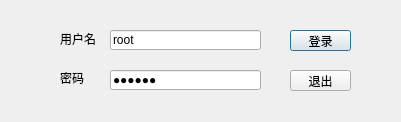
<?xml version="1.0" encoding="UTF-8"?>
<ui version="4.0">
 <class>XLoginGUI</class>
 <widget class="QDialog" name="XLoginGUI">
  <property name="geometry">
   <rect>
    <x>0</x>
    <y>0</y>
    <width>401</width>
    <height>122</height>
   </rect>
  </property>
  <property name="windowTitle">
   <string>XLoginGUI</string>
  </property>
  <widget class="QLabel" name="label">
   <property name="geometry">
    <rect>
     <x>60</x>
     <y>29</y>
     <width>41</width>
     <height>20</height>
    </rect>
   </property>
   <property name="text">
    <string>用户名</string>
   </property>
  </widget>
  <widget class="QLabel" name="label_2">
   <property name="geometry">
    <rect>
     <x>60</x>
     <y>70</y>
     <width>31</width>
     <height>16</height>
    </rect>
   </property>
   <property name="text">
    <string>密码</string>
   </property>
  </widget>
  <widget class="QLineEdit" name="usernameEdit">
   <property name="geometry">
    <rect>
     <x>110</x>
     <y>30</y>
     <width>151</width>
     <height>20</height>
    </rect>
   </property>
   <property name="text">
    <string>root</string>
   </property>
  </widget>
  <widget class="QLineEdit" name="passwordEdit">
   <property name="geometry">
    <rect>
     <x>110</x>
     <y>70</y>
     <width>151</width>
     <height>20</height>
    </rect>
   </property>
   <property name="text">
    <string>123456</string>
   </property>
   <property name="echoMode">
    <enum>QLineEdit::EchoMode::Password</enum>
   </property>
  </widget>
  <widget class="QPushButton" name="loginButton">
   <property name="geometry">
    <rect>
     <x>290</x>
     <y>30</y>
     <width>61</width>
     <height>21</height>
    </rect>
   </property>
   <property name="text">
    <string>登录</string>
   </property>
  </widget>
  <widget class="QPushButton" name="exitButton">
   <property name="geometry">
    <rect>
     <x>290</x>
     <y>70</y>
     <width>61</width>
     <height>21</height>
    </rect>
   </property>
   <property name="text">
    <string>退出</string>
   </property>
  </widget>
 </widget>
 <layoutdefault spacing="6" margin="11"/>
 <resources/>
 <connections>
  <connection>
   <sender>exitButton</sender>
   <signal>clicked()</signal>
   <receiver>XLoginGUI</receiver>
   <slot>reject()</slot>
   <hints>
    <hint type="sourcelabel">
     <x>312</x>
     <y>77</y>
    </hint>
    <hint type="destinationlabel">
     <x>504</x>
     <y>162</y>
    </hint>
   </hints>
  </connection>
  <connection>
   <sender>loginButton</sender>
   <signal>clicked()</signal>
   <receiver>XLoginGUI</receiver>
   <slot>Login()</slot>
   <hints>
    <hint type="sourcelabel">
     <x>311</x>
     <y>37</y>
    </hint>
    <hint type="destinationlabel">
     <x>424</x>
     <y>36</y>
    </hint>
   </hints>
  </connection>
 </connections>
 <slots>
  <slot>Login()</slot>
 </slots>
</ui>
